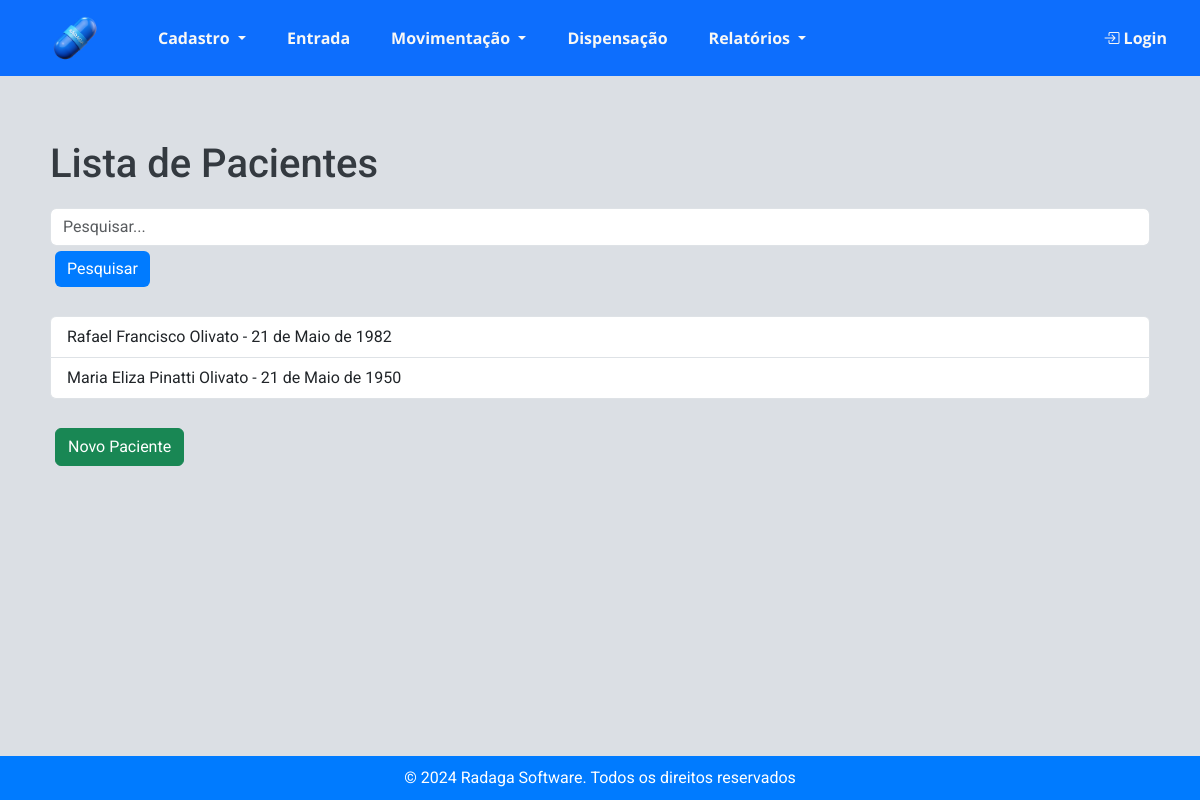
The app's page /estoque/lista_pacientes/, older data.
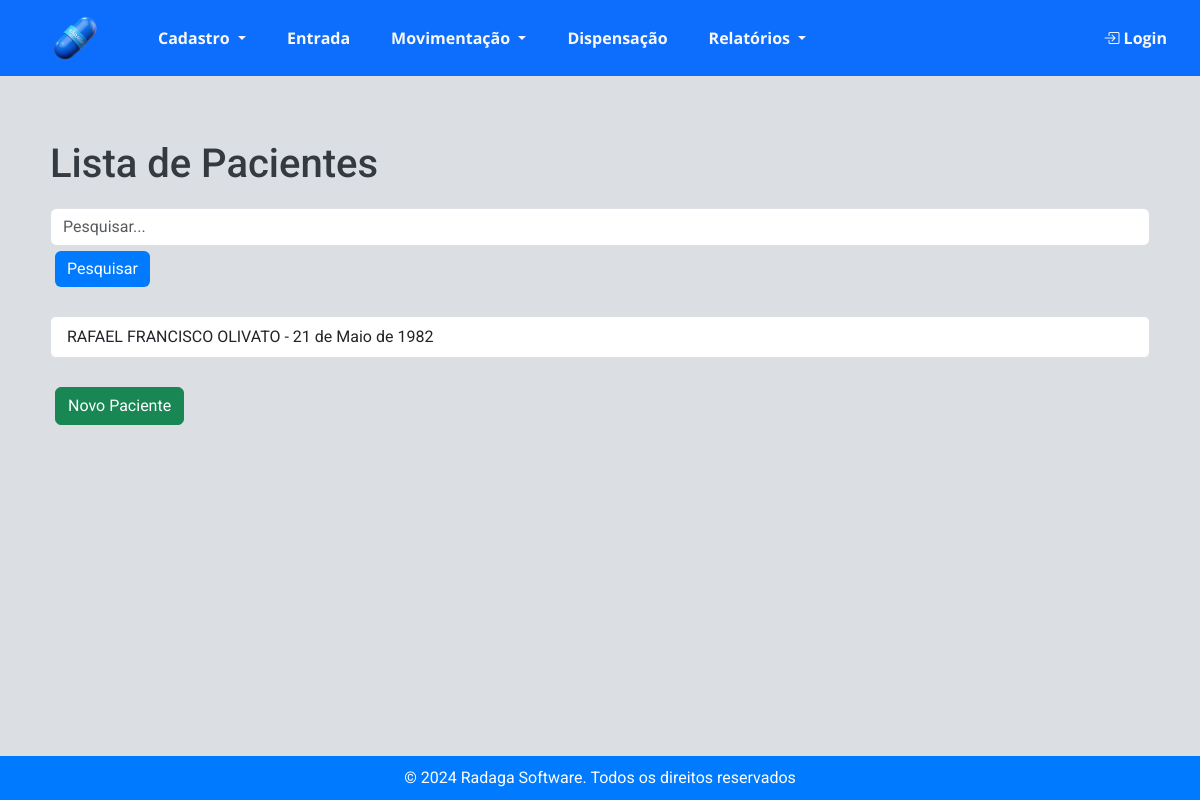
The same page, newer data.
### estoque/models.py (models this page shows, shortened)
class Paciente(models.Model):
    nome = models.CharField(max_length=100)
    nome_mae = models.CharField(max_length=100, verbose_name="Nome da mãe")
    cns = models.CharField(max_length=15, unique=True, verbose_name="CNS")
    cpf = models.CharField(max_length=11, unique=True, verbose_name="CPF")
    data_nascimento = models.DateField()

### estoque/views.py (the view)
# urls.py: path("lista_pacientes/", views.lista_pacientes, name="lista_pacientes"),
def lista_pacientes(request):
    pacientes = Paciente.objects.all()
    query = request.GET.get("q")
    if query:
        pacientes = pacientes.filter(nome__icontains=query)
    return render(request, "estoque/lista_pacientes.html", {"pacientes": pacientes})

### estoque/templates/estoque/lista_pacientes.html (shortened to what this page needs)
{% extends 'estoque/base.html' %}
{% block content %}
<h1>Lista de Pacientes</h1>
<form method="get" action="{% url 'lista_pacientes' %}">
    <div class="form-group">
        <input type="text" name="q" class="form-control" placeholder="Pesquisar...">
    </div>
    <button type="submit" class="btn btn-primary">Pesquisar</button>
</form>
<br>
<ul class="list-group">
    {% for paciente in pacientes %}
    <li class="list-group-item">{{ paciente.nome }} - {{ paciente.data_nascimento }}</li>
    {% endfor %}
</ul>
<br>
<a href="{% url 'novo_paciente' %}" class="btn btn-success">Novo Paciente</a>
{% endblock %}

Row changes from the older to the newer data that the page shows:
removed Paciente: nome "Maria Eliza Pinatti Olivato", data_nascimento "21 de Maio de 1950"
changed Paciente: nome "Rafael Francisco Olivato" → "RAFAEL FRANCISCO OLIVATO"
